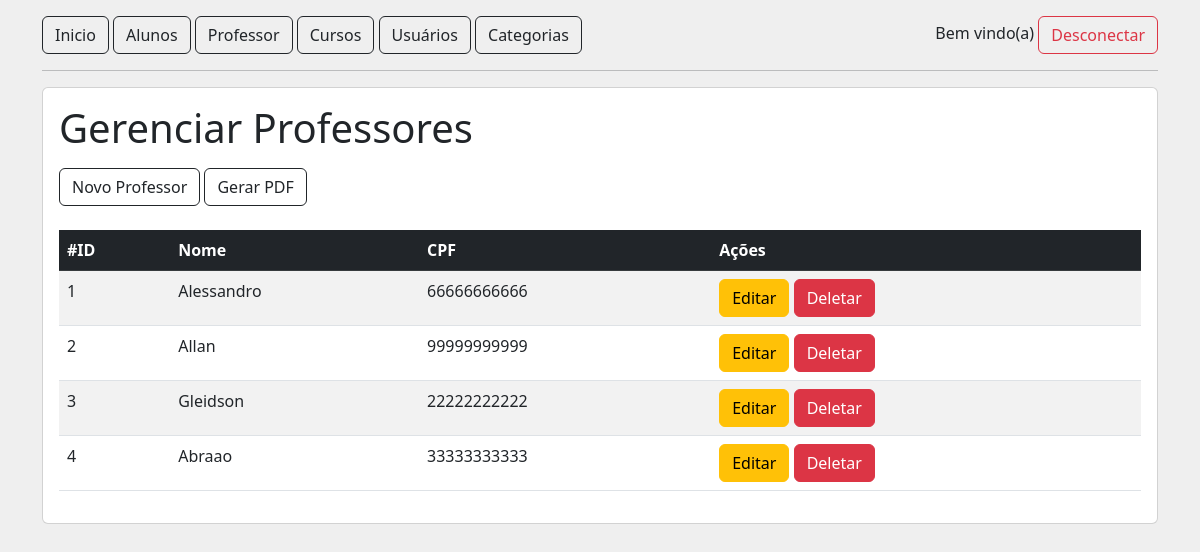
Page /professores/listar on the committed database.
### tables this page shows
CREATE TABLE tb_professores (
    id INT PRIMARY KEY AUTO_INCREMENT,
    endereco VARCHAR(45) NOT NULL,
    formacao VARCHAR(45) NOT NULL,
    status TINYINT NOT NULL,
    nome VARCHAR(100) NOT NULL,
    cpf CHAR(11) UNIQUE NOT NULL
);

### src/Controller/AbstractController.php (called while the page is built, shortened)
<?php
abstract class AbstractController
{
    public function render(string $view, ?array $dados = null, bool $navbar = true): void
    {
        include_once '../views/template/header.phtml';
        $navbar === true && include_once '../views/template/menu.phtml';
        include_once "../views/{$view}.phtml";
        include_once '../views/template/footer.phtml';
    }
}

### src/Controller/ProfessorController.php (called while the page is built, shortened)
<?php
class ProfessorController extends AbstractController
{
    public function listar(): void
    {
        $rep = new ProfessorRepository();
        $professores = $rep->buscarTodos();
        $this->render("professor/listar", [
            'professores' => $professores,
        ]);
    }
}

### public/index.php (called while the page is built, shortened)
<?php
$rotas = require '../config/routes.php';
$url = $_SERVER['REQUEST_URI'];
$rota = explode('?', $url)[0];
$method = $rotas[$rota]['method'];
(new $controller)->$method();

### src/Repository/ProfessorRepository.php (called while the page is built, shortened)
<?php
class ProfessorRepository implements RepositoryInterface
{
    public function buscarTodos(): iterable
    {
        $conexao = DatabaseConnection::abrirConexao();
        $sql = "SELECT * FROM ".self::TABLE;
        $query = $conexao->query($sql);
        $query->execute();
        return $query->fetchAll(PDO::FETCH_CLASS, Professor::class);
    }
}

### Views/professor/listar.phtml (the view, shortened to what this page needs)
<section class="mt-3 card card-body">
    <h1>Gerenciar Professores</h1>
    <div class="mt-2">
        <a href="/professores/novo" class="btn btn-outline-dark">Novo Professor</a>
        <a href="/professores/relatorio" target="_blank" class="btn btn-outline-dark">Gerar PDF</a>
    </div>
    <table class="table table-striped table-hover mt-4">
        <thead class="table-dark">
            <tr>
                <th>#ID</th>
                <th>Nome</th>
                <th>CPF</th>
                <th>Ações</th>
            </tr>
        </thead>
        <tbody>
            <?php
                if(isset($professores) && sizeOf($professores) > 0){
                    foreach ($professores as $professor) {
                        echo "
                            <tr>
                                <td>{$professor->id}</td>
                                <td>{$professor->nome}</td>
                                <td>{$professor->cpf}</td>
                                <td>
                                    <a href='/professores/editar?id={$professor->id}' class='btn btn-warning'>Editar</a>
                                    <a href='/professores/excluir?id={$professor->id}' class='btn btn-danger'>Deletar</a>
                                </td>
                            </tr>
                        ";
                    }
                }
            ?>
        </tbody>
    </table>
</section>

### rows in the picture
tb_professores: id "1", nome "Alessandro", cpf "66666666666"
tb_professores: id "2", nome "Allan", cpf "99999999999"
tb_professores: id "3", nome "Gleidson", cpf "22222222222"
tb_professores: id "4", nome "Abraao", cpf "33333333333"
